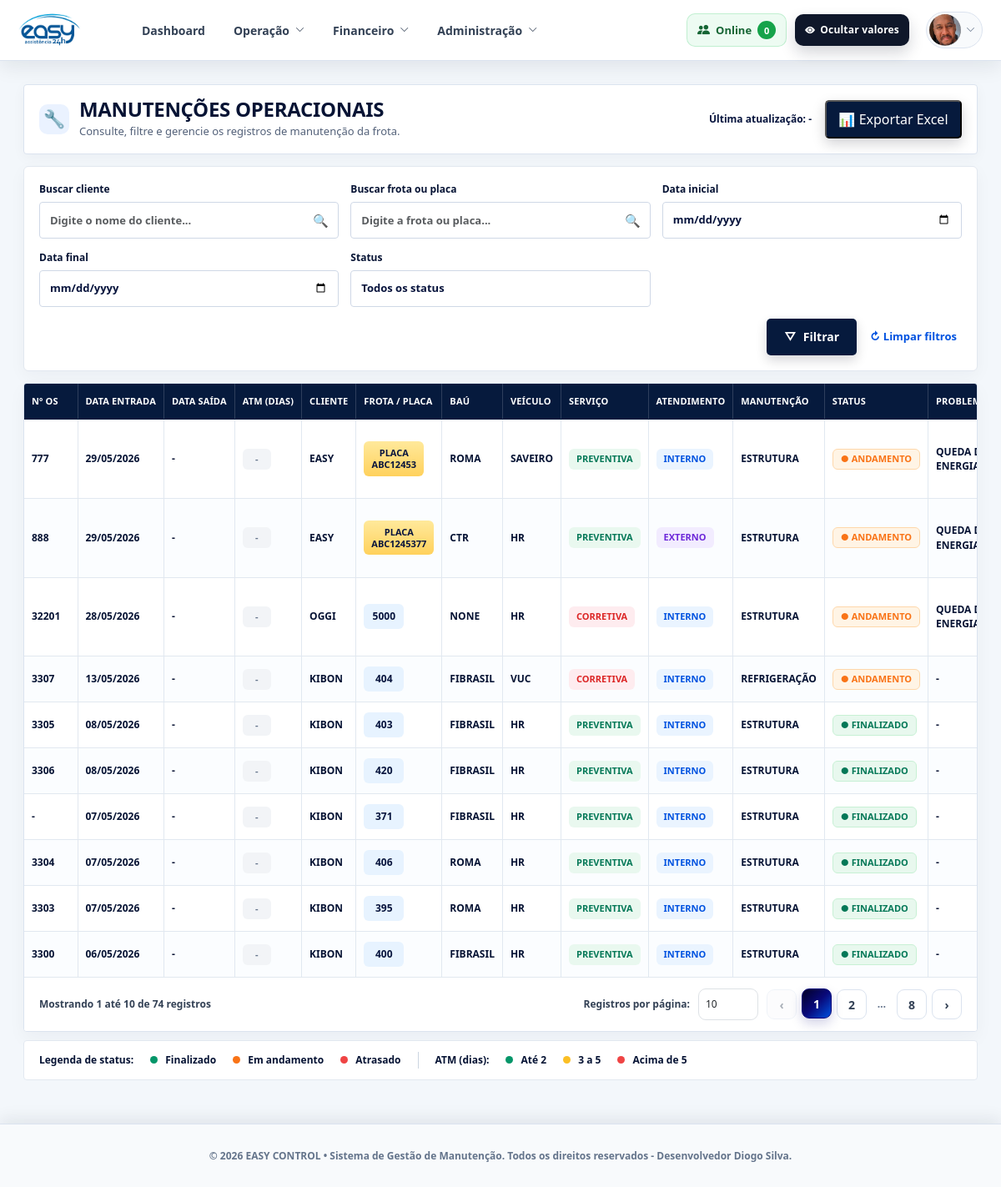
/manutencoes/lista (signed in), run on the app's committed database.
### models/manutencao.py (models this page shows)
class Manutencao(db.Model):
    __tablename__ = "manutencoes"
    id = db.Column(db.Integer, primary_key=True, autoincrement=True)
    data = db.Column(db.Date)
    data_saida = db.Column(db.Date)
    dtm = db.Column(db.Integer)
    numero_frota = db.Column(db.String)
    placa = db.Column(db.String(20))
    os = db.Column(db.String(50))
    bau = db.Column(db.String)
    tipo_veiculo = db.Column(db.String)
    tipo_servico = db.Column(db.String)
    tipo_atendimento = db.Column(db.String)
    tipo_manutencao = db.Column(db.String)
    status = db.Column(db.String)
    problema = db.Column(db.String)
    causa = db.Column(db.String)
    observacao = db.Column(db.String)
    cliente = db.Column(db.String)
    km_entrada = db.Column(db.String(50))
    km_imagem = db.Column(db.Text)
    imagens = db.Column(db.Text)
    video_url = db.Column(db.Text)
    video_public_id = db.Column(db.String(300))

### routes/manutencoes.py (the view, shortened to what this page needs)
@manutencao_bp.route("/lista")
def lista():
    if not session.get("user_id"):
        return redirect("/login")
    filtro = request.args.get("filtro")
    data_inicio = request.args.get("data_inicio")
    data_fim = request.args.get("data_fim")
    mes_filtro = request.args.get("mes")
    cliente_filtro = request.args.get("cliente")
    query = aplicar_filtro_cliente(Manutencao.query)
    if usuario_eh_admin_ou_gestao() and cliente_filtro:
        query = query.filter(
            db.func.upper(Manutencao.cliente) == normalizar_texto(cliente_filtro)
        )
    if filtro == "andamento":
        query = query.filter(Manutencao.status.ilike("%ANDAMENTO%"))
    elif filtro == "finalizado":
        query = query.filter(Manutencao.status.ilike("%FINALIZADO%"))
    elif filtro == "corretiva":
        query = query.filter(Manutencao.tipo_servico.ilike("%CORRETIVA%"))
    elif filtro == "preventiva":
        query = query.filter(Manutencao.tipo_servico.ilike("%PREVENTIVA%"))
    registros = query.order_by(
        Manutencao.data.desc().nullslast()
    ).all()
    for r in registros:
        identificador_afericao = identificador_veiculo(r.numero_frota, getattr(r, "placa", None))
        afericao_placa = AfericaoTermometro.query.filter_by(
            numero_frota=str(identificador_afericao).strip() if identificador_afericao else "",
            os=str(r.os).strip() if r.os else "",
            tipo_termometro="PLACA"
        ).first()
        afericao_ambiente = AfericaoTermometro.query.filter_by(
            numero_frota=str(identificador_afericao).strip() if identificador_afericao else "",
            os=str(r.os).strip() if r.os else "",
            tipo_termometro="AMBIENTE"
        ).first()
        r.placa_afericao = afericao_placa.afericao if afericao_placa else None
        r.placa_data_afericao = (
            afericao_placa.data_afericao.strftime("%d/%m/%Y")
            if afericao_placa and afericao_placa.data_afericao else None
        )
        r.placa_status = afericao_placa.status if afericao_placa else None
        r.placa_imagens = carregar_lista_imagens(afericao_placa.imagens) if afericao_placa else []
        r.ambiente_afericao = afericao_ambiente.afericao if afericao_ambiente else None
        r.ambiente_data_afericao = (
            afericao_ambiente.data_afericao.strftime("%d/%m/%Y")
            if afericao_ambiente and afericao_ambiente.data_afericao else None
        )
        r.ambiente_status = afericao_ambiente.status if afericao_ambiente else None
        r.ambiente_imagens = carregar_lista_imagens(afericao_ambiente.imagens) if afericao_ambiente else []
        r.imagens_lista = carregar_lista_imagens(r.imagens)
        r.km_imagens = carregar_lista_imagens(getattr(r, "km_imagem", None))
    return render_template(
        "manutencoes/lista.html",
        registros=registros,
        filtro=filtro,
        cliente_filtro=cliente_filtro,
        mes_filtro=mes_filtro,
        data_inicio=data_inicio,
        data_fim=data_fim,
    )

### templates/manutencoes/lista.html (shortened to what this page needs)
{% extends "base.html" %}
{% block content %}
<div class="manutencoes-operacional-page">
  <div class="manutencoes-op-header">
    <div class="manutencoes-op-titlebox">
      <div class="manutencoes-op-icon">🔧</div>
      <div>
        <h3>MANUTENÇÕES OPERACIONAIS</h3>
        <p>Consulte, filtre e gerencie os registros de manutenção da frota.</p>
      </div>
    </div>
    <div class="manutencoes-op-actions">
      <span class="manutencoes-op-update">Última atualização: {{ now.strftime('%d/%m/%Y %H:%M') if now is defined else '-' }}</span>
      <button class="btn-export-excel btn-export-op" onclick="exportarExcel()" type="button">
        <span>📊</span>
        <span>Exportar Excel</span>
      </button>
    </div>
  </div>
  <div class="manutencoes-op-filter-card">
    <div class="op-filter-field op-filter-wide">
      <label>Buscar cliente</label>
      <div class="op-filter-input-wrap">
        <input type="text" id="filtroCliente" class="form-control" placeholder="Digite o nome do cliente...">
        <span>🔍</span>
      </div>
    </div>
    <div class="op-filter-field op-filter-wide">
      <label>Buscar frota ou placa</label>
      <div class="op-filter-input-wrap">
        <input type="text" id="filtroFrota" class="form-control" placeholder="Digite a frota ou placa...">
        <span>🔍</span>
      </div>
    </div>
    <div class="op-filter-field">
      <label for="dataInicio">Data inicial</label>
      <input type="date" id="dataInicio" class="form-control">
    </div>
    <div class="op-filter-field">
      <label for="dataFim">Data final</label>
      <input type="date" id="dataFim" class="form-control">
    </div>
    <div class="op-filter-field">
      <label>Status</label>
      <select id="filtroStatus" class="form-control">
        <option value="">Todos os status</option>
      </select>
    </div>
    <div class="op-filter-buttons">
      <button class="op-btn-filter" type="button" onclick="document.getElementById('filtroCliente').dispatchEvent(new Event('keyup'))">
        <span>▽</span> Filtrar
      </button>
      <button class="op-btn-clear" type="button" onclick="limparFiltrosManutencoes()">
        ↻ Limpar filtros
      </button>
    </div>
  </div>
  <div class="manutencoes-op-table-card">
    <div class="manutencoes-op-table-wrap">
      <table class="manutencoes-op-table" id="tabelaManutencoes">
        <thead>
          <tr>
            <th>Nº OS</th>
            <th>Data Entrada</th>
            <th>Data Saída</th>
            <th>ATM (dias)</th>
            <th>Cliente</th>
            <th>Frota / Placa</th>
            <th>Baú</th>
            <th>Veículo</th>
            <th>Serviço</th>
            <th>Atendimento</th>
            <th>Manutenção</th>
            <th>Status</th>
            <th>Problema</th>
          </tr>
        </thead>
        <tbody>
          {% for m in registros %}
            {% set status_norm = (m.status or '')|upper %}
            {% set servico_norm = (m.tipo_servico or '')|upper %}
            {% set atendimento_norm = (m.tipo_atendimento or '')|upper %}
            {% set atm_valor = m.dtm if m.dtm is not none else none %}
            <tr>
              <td class="op-os"><strong>{{ m.os or '-' }}</strong></td>
              <td>{{ m.data.strftime('%d/%m/%Y') if m.data else '-' }}</td>
              <td>{{ m.data_saida.strftime('%d/%m/%Y') if m.data_saida else '-' }}</td>
              <td>
                {% if atm_valor is none %}
                  <span class="op-atm op-atm-muted">-</span>
                {% elif atm_valor <= 2 %}
                  <span class="op-atm op-atm-ok">{{ atm_valor }} dia{% if atm_valor != 1 %}s{% endif %}</span>
                {% elif atm_valor <= 5 %}
                  <span class="op-atm op-atm-alert">{{ atm_valor }} dias</span>
                {% else %}
                  <span class="op-atm op-atm-danger">{{ atm_valor }} dias</span>
                {% endif %}
              </td>
              <td class="op-cliente"><strong>{{ m.cliente or '-' }}</strong></td>
              <td>
                {% if m.numero_frota %}
                  <span class="op-frota">{{ m.numero_frota }}</span>
                {% elif m.placa %}
                  <span class="op-placa">PLACA<br>{{ m.placa }}</span>
                {% else %}
                  -
                {% endif %}
              </td>
              <td>{{ m.bau or '-' }}</td>
              <td>{{ m.tipo_veiculo or '-' }}</td>
              <td>
                {% if servico_norm == 'CORRETIVA' %}
                  <span class="op-chip op-chip-red">CORRETIVA</span>
                {% elif servico_norm == 'PREVENTIVA' %}
                  <span class="op-chip op-chip-green">PREVENTIVA</span>
                {% else %}
                  <span class="op-chip op-chip-gray">{{ m.tipo_servico or '-' }}</span>
                {% endif %}
              </td>
              <td>
                {% if atendimento_norm == 'INTERNO' %}
                  <span class="op-chip op-chip-blue">INTERNO</span>
                {% elif atendimento_norm == 'EXTERNO' %}
                  <span class="op-chip op-chip-purple">EXTERNO</span>
                {% else %}
                  <span class="op-chip op-chip-gray">{{ m.tipo_atendimento or '-' }}</span>
                {% endif %}
              </td>
              <td>{{ m.tipo_manutencao or '-' }}</td>
              <td>
                {% if status_norm == 'FINALIZADO' %}
                  <span class="op-status op-status-finalizado">● FINALIZADO</span>
                {% elif status_norm == 'ANDAMENTO' %}
                  <span class="op-status op-status-andamento">● ANDAMENTO</span>
                {% else %}
                  <span class="op-status op-status-neutro">{{ m.status or '-' }}</span>
                {% endif %}
              </td>
              <td class="op-text-limit" title="{{ m.problema or '-' }}">{{ m.problema or '-' }}</td>
            </tr>
          {% else %}
            <tr>
              <td colspan="15" class="op-empty">Nenhuma manutenção encontrada.</td>
            </tr>
          {% endfor %}
        </tbody>
      </table>
    </div>
    <div class="manutencoes-op-footer">
      <span id="opPaginacaoResumo">Mostrando 0 até 0 de 0 registros</span>
      <div class="op-footer-right">
        <span>Registros por página:</span>
        <select id="opRegistrosPorPagina" class="form-control" aria-label="Registros por página">
          <option value="10" selected>10</option>
        </select>
        <nav class="op-pagination" aria-label="Paginação das manutenções">
          <button type="button" id="opPaginaAnterior" class="op-page-btn" aria-label="Página anterior">‹</button>
          <div id="opNumerosPaginas" class="op-page-numbers"></div>
          <button type="button" id="opProximaPagina" class="op-page-btn" aria-label="Próxima página">›</button>
        </nav>
      </div>
    </div>
  </div>
  <div class="manutencoes-op-legend">
    <strong>Legenda de status:</strong>
    <span><i class="dot green"></i> Finalizado</span>
    <span><i class="dot orange"></i> Em andamento</span>
    <span><i class="dot red"></i> Atrasado</span>
    <strong>ATM (dias):</strong>
    <span><i class="dot green"></i> Até 2</span>
    <span><i class="dot yellow"></i> 3 a 5</span>
    <span><i class="dot red"></i> Acima de 5</span>
  </div>
</div>
{% endblock %}

### templates/base.html (shortened to what this page needs)
<!DOCTYPE html>
<html lang="pt-br">
<head>
  <link href="https://cdn.jsdelivr.net/npm/bootstrap@5.3.0/dist/css/bootstrap.min.css" rel="stylesheet">
  <link href="https://cdn.jsdelivr.net/npm/bootstrap-icons@1.10.5/font/bootstrap-icons.css" rel="stylesheet">
  <link rel="stylesheet" href="{{ url_for('static', filename='css/organized/main.css') }}">
  <link rel="stylesheet" href="{{ url_for('static', filename='css/organized/evidencias_frota.css') }}">
  <link rel="stylesheet" href="{{ url_for('static', filename='css/organized/13-presenca.css') }}">
</head>
<body>
{% set role = session.get("user_role") %}
{% set pode_operacao = role in ["admin", "gestao", "gestor"] %}
{% set pode_admin = role in ["admin", "gestao", "gestor"] %}
{% set pode_gestao = role in ["gestao", "gestor"] %}
<header class="easy-navbar">
  <div class="easy-navbar-inner">
    <a href="{{ url_for('dashboard.dashboard') }}" class="easy-brand">
      <img src="{{ url_for('static', filename='css/img/logo.png') }}" alt="Logo">
    </a>
    <nav class="easy-nav-links" id="topLinks">
      <a href="{{ url_for('dashboard.dashboard') }}" class="easy-nav-link">
        Dashboard
      </a>
      <div class="easy-nav-dropdown">
        <button type="button" class="easy-nav-link easy-dropdown-button">
          Operação
          <i class="bi bi-chevron-down"></i>
        </button>
      </div>
      {% if pode_gestao %}
        <div class="easy-nav-dropdown">
          <button type="button" class="easy-nav-link easy-dropdown-button">
            Financeiro
            <i class="bi bi-chevron-down"></i>
          </button>
        </div>
      {% endif %}
      {% if pode_admin %}
        <div class="easy-nav-dropdown">
          <button type="button" class="easy-nav-link easy-dropdown-button">
            Administração
            <i class="bi bi-chevron-down"></i>
          </button>
        </div>
      {% endif %}
    </nav>
    <div class="easy-navbar-actions">
      {% if pode_admin %}
        <div class="easy-online-wrapper" id="easyOnlineWrapper">
          <button type="button"
                  class="easy-online-button"
                  id="easyOnlineButton"
                  aria-expanded="false"
                  aria-controls="easyOnlinePopover"
                  title="Ver usuários online">
            <i class="bi bi-people-fill" aria-hidden="true"></i>
            <span class="easy-online-button-label">Online</span>
            <span class="easy-online-count" id="easyOnlineCount">0</span>
          </button>
        </div>
      {% endif %}
      {% if pode_gestao %}
        <button type="button"
                id="toggleValoresFinanceiros"
                class="easy-hide-values-toggle"
                title="Ocultar valores financeiros"
                aria-pressed="false">
        </button>
      {% endif %}
      <div class="easy-user-menu">
        <button type="button" class="easy-user-button">
          {% if session.get("user_foto") %}
            <img src="{{ session.get('user_foto') }}" class="easy-user-img">
          {% else %}
            <div class="easy-user-img easy-user-placeholder">
              <i class="bi bi-person-fill"></i>
            </div>
          {% endif %}
          <i class="bi bi-chevron-down easy-user-arrow"></i>
        </button>
      </div>
    </div>
  </div>
</header>
<div class="content-top p-4">
  {% block content %}{% endblock %}
</div>
<footer class="app-footer">
  <div class="app-footer-content">
    <div class="app-footer-text">
      © 2026 EASY CONTROL • Sistema de Gestão de Manutenção. Todos os direitos reservados - Desenvolvedor Diogo Silva.
    </div>
  </div>
</footer>
</body>
</html>

### data on the page
Manutencao: os "777", data "29/05/2026", data_saida "-", cliente "EASY", placa "ABC12453", bau "ROMA", tipo_veiculo "SAVEIRO", shows "PREVENTIVA", shows "INTERNO", tipo_manutencao "ESTRUTURA", shows "● ANDAMENTO", problema "QUEDA…"
Manutencao: os "888", data "29/05/2026", data_saida "-", cliente "EASY", placa "ABC1245377", bau "CTR", tipo_veiculo "HR", shows "PREVENTIVA", shows "EXTERNO", tipo_manutencao "ESTRUTURA", shows "● ANDAMENTO", problema "QUEDA…"
Manutencao: os "32201", data "28/05/2026", data_saida "-", cliente "OGGI", numero_frota "5000", bau "NONE", tipo_veiculo "HR", shows "CORRETIVA", shows "INTERNO", tipo_manutencao "ESTRUTURA", shows "● ANDAMENTO", problema "QUEDA…"
Manutencao: os "3307", data "13/05/2026", data_saida "-", cliente "KIBON", numero_frota "404", bau "FIBRASIL", tipo_veiculo "VUC", shows "CORRETIVA", shows "INTERNO", tipo_manutencao "REFRIGERAÇÃO", shows "● ANDAMENTO", problema "-"
Manutencao: os "3305", data "08/05/2026", data_saida "-", cliente "KIBON", numero_frota "403", bau "FIBRASIL", tipo_veiculo "HR", shows "PREVENTIVA", shows "INTERNO", tipo_manutencao "ESTRUTURA", shows "● FINALIZADO", problema "-"
Manutencao: os "3306", data "08/05/2026", data_saida "-", cliente "KIBON", numero_frota "420", bau "FIBRASIL", tipo_veiculo "HR", shows "PREVENTIVA", shows "INTERNO", tipo_manutencao "ESTRUTURA", shows "● FINALIZADO", problema "-"
Manutencao: os "-", data "07/05/2026", data_saida "-", cliente "KIBON", numero_frota "371", bau "FIBRASIL", tipo_veiculo "HR", shows "PREVENTIVA", shows "INTERNO", tipo_manutencao "ESTRUTURA", shows "● FINALIZADO", problema "-"
Manutencao: os "3304", data "07/05/2026", data_saida "-", cliente "KIBON", numero_frota "406", bau "ROMA", tipo_veiculo "HR", shows "PREVENTIVA", shows "INTERNO", tipo_manutencao "ESTRUTURA", shows "● FINALIZADO", problema "-"
Manutencao: os "3303", data "07/05/2026", data_saida "-", cliente "KIBON", numero_frota "395", bau "ROMA", tipo_veiculo "HR", shows "PREVENTIVA", shows "INTERNO", tipo_manutencao "ESTRUTURA", shows "● FINALIZADO", problema "-"
Manutencao: os "3300", data "06/05/2026", data_saida "-", cliente "KIBON", numero_frota "400", bau "FIBRASIL", tipo_veiculo "HR", shows "PREVENTIVA", shows "INTERNO", tipo_manutencao "ESTRUTURA", shows "● FINALIZADO", problema "-"

### other printed values
{{ now.strftime('%d/%m/%Y %H:%M') if now is defined else '-' }} "-"
